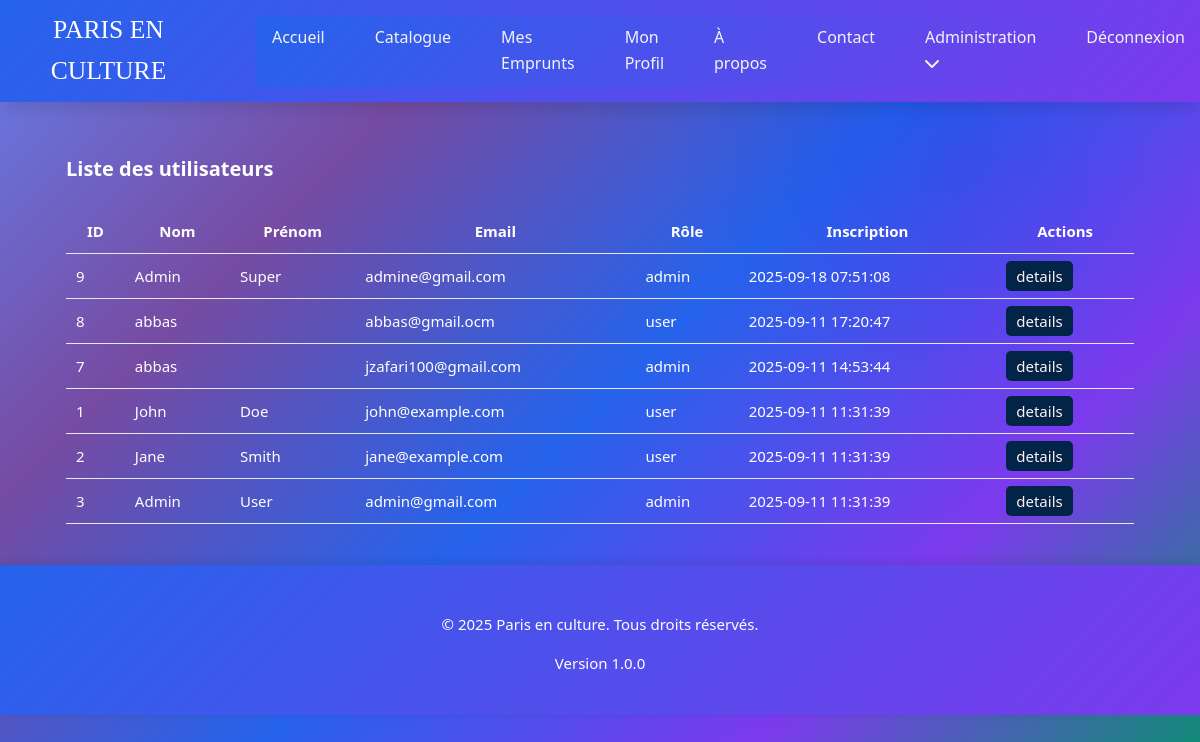
The page /public/admin/users (signed in) on the database its author committed.
### tables this page shows
CREATE TABLE IF NOT EXISTS `users` (
  `id` int NOT NULL AUTO_INCREMENT,
  `name` varchar(100) NOT NULL,
  `last_name` varchar(100) NOT NULL,
  `email` varchar(150) NOT NULL,
  `password` varchar(255) NOT NULL,
  `role` enum('user','admin') NOT NULL DEFAULT 'user',
  `created_at` timestamp NULL DEFAULT CURRENT_TIMESTAMP,
  `updated_at` timestamp NULL DEFAULT CURRENT_TIMESTAMP ON UPDATE CURRENT_TIMESTAMP,
  PRIMARY KEY (`id`),
  UNIQUE KEY `email` (`email`),
  KEY `idx_users_email` (`email`)
);

### core/view.php (called while the page is built, shortened)
<?php
function load_view($view, $data = [])
{
    $view_file = VIEW_PATH . '/' . $view . '.php';
    require $view_file;
}
function load_view_with_layout($view, $data = [], $layout = 'layout')
{
    load_view($view, $data);
    $content = ob_get_clean();
    $data['content'] = $content;
    $data['is_admin'] = strpos($view, 'admin/') === 0;
    load_view('layouts/' . $layout, $data);
}

### controllers/admin_controller.php (called while the page is built, shortened)
<?php
function admin_users_list()
{
    $users = get_all_users();
    load_view_with_layout('admin/users_list', ['users' => $users]);
}
function admin_users()
{
    return admin_users_list();
}

### core/router.php (called while the page is built, shortened)
<?php
function parse_request_url()
{
    $url = $_GET['url'] ?? '';
    $url = rtrim($url, '/');
    $url = filter_var($url, FILTER_SANITIZE_URL);
    $url_parts = explode('/', $url);
    $controller = $url_parts[0] ?? 'home';
    $action = $url_parts[1] ?? 'index';
    $params = array_slice($url_parts, 2);
    return [
        'controller' => $controller,
        'action' => $action,
        'params' => $params
    ];
}
function dispatch()
{
    $route = parse_request_url();
    $controller_name = $route['controller'];
    $action_name = $route['action'];
    $params = $route['params'];
    $action_function = $controller_name . '_' . $action_name;
    call_user_func_array($action_function, $params);
}

### public/index.php (called while the page is built, shortened)
<?php
require_once '../config/database.php';
require_once CORE_PATH . '/database.php';
require_once CORE_PATH . '/router.php';
require_once CORE_PATH . '/view.php';
require_once INCLUDE_PATH . '/helpers.php';
require_once MODEL_PATH . '/user_model.php';
dispatch();

### core/database.php (called while the page is built, shortened)
<?php
function db_connect() {
    static $pdo = null;
    if ($pdo === null) {
        try {
            $dsn = "mysql:host=" . DB_HOST . ";dbname=" . DB_NAME . ";charset=" . DB_CHARSET;
            $options = [
                PDO::ATTR_ERRMODE => PDO::ERRMODE_EXCEPTION,
                PDO::ATTR_DEFAULT_FETCH_MODE => PDO::FETCH_ASSOC,
                PDO::ATTR_EMULATE_PREPARES => false,
            ];
            $pdo = new PDO($dsn, DB_USER, DB_PASS, $options);
        } catch (PDOException $e) {
            die("Erreur de connexion à la base de données : " . $e->getMessage());
        }
    }
    return $pdo;
}
function db_select($query, $params = []) {
    $pdo = db_connect();
    $stmt = $pdo->prepare($query);
    $stmt->execute($params);
    return $stmt->fetchAll();
}

### models/user_model.php (called while the page is built, shortened)
<?php
function get_all_users($limit = null, $offset = 0)
{
    $query = "SELECT id, name, last_name, email, role, created_at, updated_at FROM users ORDER BY created_at DESC";
    return db_select($query);
}

### views/admin/users_list.php (the view, shortened to what this page needs)
<div class="admin-container">
    <div class="admin-header">
        <h1>Liste des utilisateurs</h1>
    </div>
    <table class="admin-table">
        <thead>
            <tr>
                <th>ID</th>
                <th>Nom</th>
                <th>Prénom</th>
                <th>Email</th>
                <th>Rôle</th>
                <th>Inscription</th>
                <th>Actions</th>
            </tr>
        </thead>
        <tbody>
            <?php foreach ($users as $user): ?>
                <tr>
                    <td><?= e($user['id']); ?></td>
                    <td><?= e($user['name']); ?></td>
                    <td><?= e($user['last_name']); ?></td>
                    <td><?= e($user['email']); ?></td>
                    <td><?= e($user['role'] ?? 'user'); ?></td>
                    <td><?= e($user['created_at']); ?></td>
                    <td>
                        <a class="voir" href="<?= url('admin/user_detail/' . $user['id']); ?>">details</a>
                    </td>
                </tr>
            <?php endforeach; ?>
        </tbody>
    </table>
</div>

### includes/helpers.php (shortened to what this page needs)
<?php
function escape($string)
{
    return htmlspecialchars((string)$string, ENT_QUOTES, 'UTF-8');
}
function e($string)
{
    echo escape($string);
}
function url($path = '')
{
    $base_url = rtrim(BASE_URL, '/');
    $path = ltrim($path, '/');
    return $base_url . '/' . $path;
}
function is_logged_in()
{
    $max_inactive = 7200;
    $now = time();
    return true;
}

### views/layouts/layout.php (shortened to what this page needs)
<!DOCTYPE html>
<html lang="fr">
<head>
    <?php
        $cssPath = PUBLIC_PATH . '/assets/css/style.css';
        $ver = file_exists($cssPath) ? filemtime($cssPath) : (defined('APP_VERSION') ? APP_VERSION : time());
    ?>
    <link rel="stylesheet" href="<?php echo url('assets/css/style.css') . '?v=' . $ver; ?>">
    <?php if (!empty($is_admin)): ?>
        <?php
            $adminCss = PUBLIC_PATH . '/assets/css/admin.css';
            $adminVer = file_exists($adminCss) ? filemtime($adminCss) : $ver;
        ?>
        <link rel="stylesheet" href="<?php echo url('assets/css/admin.css') . '?v=' . $adminVer; ?>">
    <?php endif; ?>
    <link href="https://cdnjs.cloudflare.com/ajax/libs/font-awesome/6.0.0/css/all.min.css" rel="stylesheet">
</head>
<body>
    <?php if (!isset($hide_nav)): ?>
    <header class="header">
       <nav class="navbar">
            <div class="nav-brand"><a href="<?php echo url(); ?>"><?php echo APP_NAME; ?></a></div>
            <ul class="nav-menu">
            <li><a href="<?php echo url(); ?>">Accueil</a></li>
            <li><a href="<?php echo url('catalog/index'); ?>">Catalogue</a></li>
            <li><a class="nav-link" href="<?php echo url('rental/my_rentals'); ?>" target="rental_tab">Mes Emprunts</a></li>
            <?php if (is_logged_in()): ?>
                <li><a href="<?php echo url('home/profile'); ?>">Mon Profil</a></li>
            <?php endif; ?>
            <li><a href="<?php echo url('home/about'); ?>">À propos</a></li>
            <li><a href="<?php echo url('home/contact'); ?>">Contact</a></li>
                <?php if (is_logged_in()): ?>
                    <?php if (isset($_SESSION['user']) && $_SESSION['user']['role'] === 'admin'): ?>
            <li class="dropdown-container">
            <a href="<?php echo url('admin/dashboard'); ?>">Administration <i class="fas fa-chevron-down"></i></a>
            </li>
                    <?php endif; ?>
                    <li><a href="<?php echo url('auth/logout'); ?>">Déconnexion</a></li>
                <?php else: ?>
                    <li><a href="<?php echo url('auth/login'); ?>">Connexion</a></li>
                    <li><a href="<?php echo url('auth/register'); ?>">Inscription</a></li>
                <?php endif; ?>
            </ul>
        </nav>
    </header>
    <?php endif; ?>
    <main class="main-content">
        <?php echo $content ?? ''; ?>
    </main>
    <footer class="footer">
        <div class="footer-content">
            <p>&copy; <?php echo date('Y'); ?> <?php echo APP_NAME; ?>. Tous droits réservés.</p>
            <p>Version <?php echo APP_VERSION; ?></p>
        </div>
    </footer>
</body>
</html>

### public/assets/css/style.css (style rules this page uses)
:root { --primary-color: #2563eb; --primary-hover: #1d4ed8; --secondary-color: #64748b; --success-color: #059669; --error-color: #dc2626; --warning-color: #d97706; --info-color: #0284c7; --background-color: #f1f5f9; --surface-color: #ffffff; --text-color: #0f172a; --text-muted: #64748b; --border-color: #e2e8f0; --accent-color: #7c3aed; --accent-hover: #6d28d9; --gradient-start: #667eea; --gradient-end: #764ba2; --white: #ffffff; --shadow: 0 1px 3px 0 rgba(0, 0, 0, 0.1); --shadow-md: 0 4px 6px -1px rgba(0, 0, 0, 0.1); --shadow-lg: 0 10px 15px -3px rgba(0, 0, 0, 0.1); --shadow-xl: 0 20px 25px -5px rgba(0, 0, 0, 0.1); }
body { font-family: 'Segoe UI', Tahoma, Geneva, Verdana, sans-serif; line-height: 1.6; background: radial-gradient(circle at 80% 20%, rgba(124, 58, 237, 0.15) 0%, rgba(124, 58, 237, 0) 25%), linear-gradient(135deg, #667eea 0%, #764ba2 25%, #2563eb 50%, #7c3aed 75%, #059669 100%); background-blend-mode: multiply; background-attachment: fixed; min-height: 100vh; display: flex; flex-direction: column; font-size: 14px; margin: 0; padding: 0; color: var(--text-color); }
.header { background: linear-gradient(135deg, var(--primary-color), var(--accent-color)); margin-bottom: 15px; position: sticky; top: 0; z-index: 100; box-shadow: var(--shadow-lg); }
.navbar { gap: 40px; display: flex; flex-direction: row-reverse; align-items: center; justify-content: left; background: transparent; top: 0; z-index: 100; }
.nav-brand a { color: #ffffff; font-family: 'Times New Roman', Times, serif; font-size: 1.2rem; border-radius: 8px; padding: 10px; font-weight: 200; text-transform: uppercase; text-decoration: none; }
.nav-brand { display: flex; padding: 0%; color: #ffffff; text-align: center; }
.nav-menu { border-radius: 0 0 5px; display: none; flex-direction: column; gap: 0; max-width: 100%; background: linear-gradient(135deg, var(--primary-color), var(--accent-color)); padding: 10px; position: absolute; top: 25px; left: 0; z-index: 100; box-shadow: var(--shadow-lg); }
.nav-menu li { list-style: none; }
.nav-menu a { width: fit-content; display: block; color: #f3f3f3; text-decoration: none; padding: 5px; font-size: 14px; font-weight: 400; border-radius: 5px; transition: all 0.3s ease; }
.footer { background: linear-gradient(135deg, var(--primary-color), var(--accent-color)); color: var(--white); text-align: center; padding: 1.5rem 0; margin-top: 5px; box-shadow: 0 -2px 10px rgba(0, 0, 0, 0.1); }
.footer-content p { margin-bottom: 0.5rem; }
@media screen and (min-width: 576px) { body { font-size: 15px; } }
@media screen and (min-width: 576px) { .navbar { flex-direction: row-reverse; flex-grow: 1; align-items: center; } }
@media screen and (min-width: 576px) { .nav-brand { margin: auto; } }
@media screen and (min-width: 576px) { .nav-brand a { font-size: 1.4rem; } }
@media screen and (min-width: 576px) { .nav-menu { display: none; flex-direction: column; position: absolute; top: 25px; left: 0; padding: 10px; box-shadow: 0 2px 5px rgba(0, 0, 0, 0.1); } }
@media screen and (min-width: 576px) { .nav-menu a { font-size: 15px; padding: 8px 12px; } }
@media screen and (min-width: 576px) { .footer { padding: 1.8rem 0; } }
@media screen and (min-width: 992px) { .navbar { flex-direction: row; justify-content: space-between; align-items: center; } }
@media screen and (min-width: 992px) { .nav-brand { order: -1; } }
@media screen and (min-width: 992px) { .nav-brand a { font-size: 1.6rem; } }
@media screen and (min-width: 992px) { .nav-menu { display: flex; flex-direction: row; position: static; box-shadow: none; padding: 0; gap: 20px; } }
@media screen and (min-width: 992px) { .nav-menu a { font-size: 16px; padding: 10px 15px; } }
@media screen and (min-width: 992px) { .footer { padding: 2rem 0; } }

### rows shown on the page
users: id "9 Admin Super admine@gmail.com admin 2025-09-18 07:51:08"
users: id "8 abbas abbas@gmail.ocm user 2025-09-11 17:20:47"
users: id "7 abbas jzafari100@gmail.com admin 2025-09-11 14:53:44"
users: id "1 John Doe john@example.com user 2025-09-11 11:31:39"
users: id "2 Jane Smith jane@example.com user 2025-09-11 11:31:39"
users: id "3 Admin User admin@gmail.com admin 2025-09-11 11:31:39"

### other values the page prints
APP_NAME "PARIS EN CULTURE"
APP_NAME "Paris en culture"
